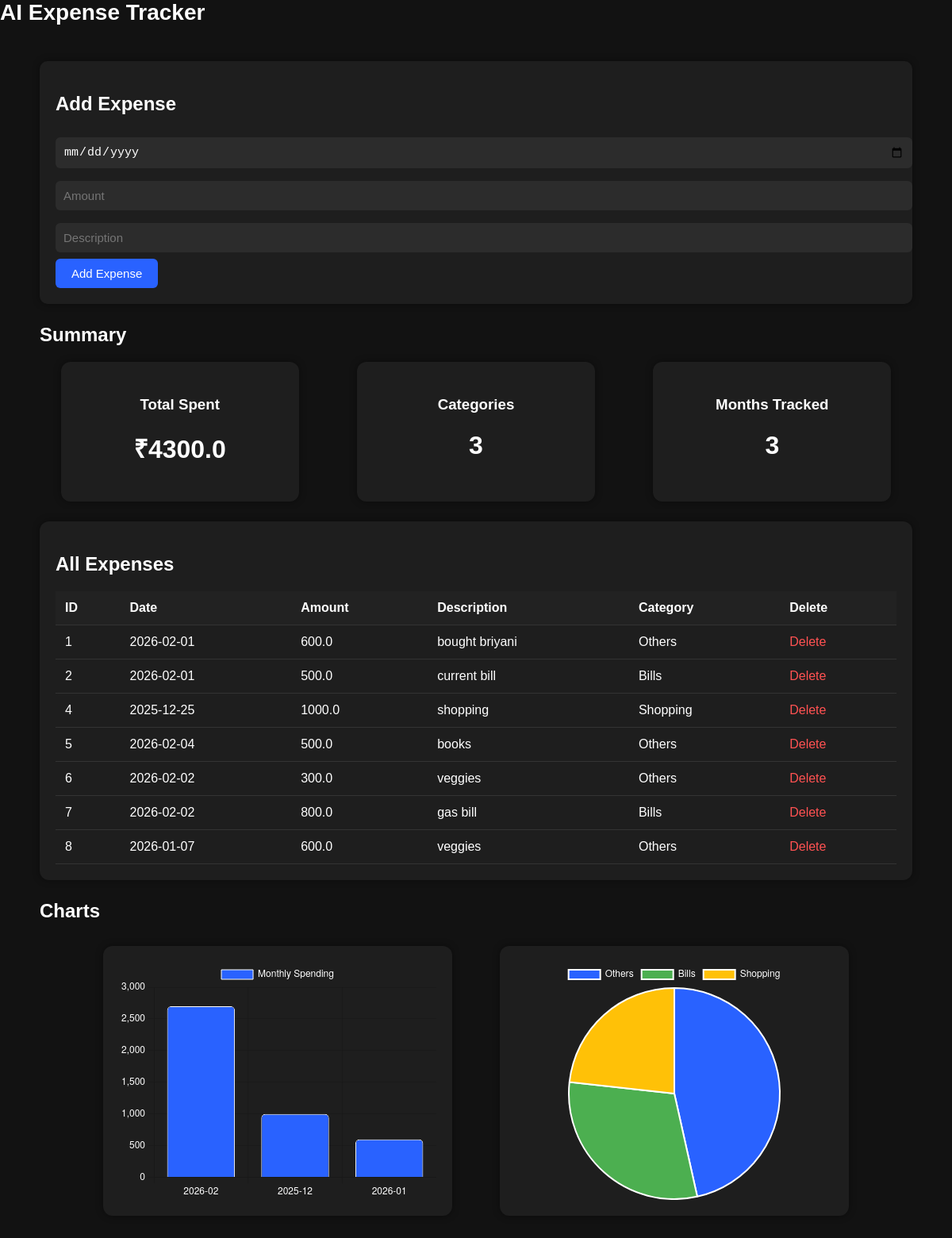
The page / on the database its author committed.
### tables this page shows
CREATE TABLE expenses (
            id INTEGER PRIMARY KEY AUTOINCREMENT,
            date TEXT,
            amount REAL,
            description TEXT,
            category TEXT
        );

### app.py (the view, shortened to what this page needs)
@app.route("/", methods=["GET", "POST"])
def home():
    expenses = get_expenses()
    monthly, category_summary = {}, {}
    for e in expenses:
        date = e[1]
        amount = float(e[2])
        cat = e[4]
        month = date[:7]
        monthly[month] = monthly.get(month, 0) + amount
        category_summary[cat] = category_summary.get(cat, 0) + amount
    return render_template(
        "index.html",
        expenses=expenses,
        monthly=monthly,
        category_summary=category_summary
    )

### database.py (called while the page is built)
def get_expenses():
    conn = sqlite3.connect("expenses.db")
    c = conn.cursor()
    c.execute("SELECT * FROM expenses")
    data = c.fetchall()
    conn.close()
    return data

### templates/index.html (shortened to what this page needs)
<!DOCTYPE html>
<html>
<head>
    <link rel="stylesheet" href="/static/style.css">
</head>
<body>
<div class="header">
    <h1>AI Expense Tracker</h1>
</div>
<div class="container">
    <div class="form-card">
        <h2>Add Expense</h2>
        <form method="POST">
            <input type="date" name="date" required>
            <input type="number" name="amount" placeholder="Amount" required>
            <input type="text" name="description" placeholder="Description" required>
            <button type="submit">Add Expense</button>
        </form>
    </div>
    <h2 class="section-title">Summary</h2>
    <div class="summary-row">
        <div class="summary-card">
            <h3>Total Spent</h3>
            <h1>₹{{ expenses | sum(attribute='2') }}</h1>
        </div>
        <div class="summary-card">
            <h3>Categories</h3>
            <h1>{{ category_summary | length }}</h1>
        </div>
        <div class="summary-card">
            <h3>Months Tracked</h3>
            <h1>{{ monthly | length }}</h1>
        </div>
    </div>
    <div class="table-card">
        <h2>All Expenses</h2>
        <table>
            <tr>
                <th>ID</th>
                <th>Date</th>
                <th>Amount</th>
                <th>Description</th>
                <th>Category</th>
                <th>Delete</th>
            </tr>
            {% for e in expenses %}
            <tr>
                <td>{{ e[0] }}</td>
                <td>{{ e[1] }}</td>
                <td>{{ e[2] }}</td>
                <td>{{ e[3] }}</td>
                <td>{{ e[4] }}</td>
                <td><a href="/delete/{{ e[0] }}" style="color:#FF5252;">Delete</a></td>
            </tr>
            {% endfor %}
        </table>
    </div>
    <h2 class="section-title">Charts</h2>
    <div class="charts-row">
        <div class="chart-box">
            <canvas id="bar"></canvas>
        </div>
        <div class="chart-box">
            <canvas id="pie"></canvas>
        </div>
    </div>
</div>
<script>
    const monthlyLabels = {{ monthly.keys() | list | tojson }};
    const monthlyValues = {{ monthly.values() | list | tojson }};
    const catLabels = {{ category_summary.keys() | list | tojson }};
    const catValues = {{ category_summary.values() | list | tojson }};
    // BAR CHART
    new Chart(document.getElementById("bar"), {
        type: "bar",
        data: {
            labels: monthlyLabels,
            datasets: [{
                label: "Monthly Spending",
                data: monthlyValues,
                backgroundColor: "#2962FF",
                borderColor: "#FFFFFF",
                borderWidth: 1,
                borderRadius: 5
            }]
        },
        options: {
            responsive: true,
            maintainAspectRatio: false,
            plugins: {
                legend: { labels: { color: "white" } }
            },
            scales: {
                x: { ticks: { color: "white" }},
                y: { ticks: { color: "white" }}
            }
        }
    });
    // PIE CHART
    new Chart(document.getElementById("pie"), {
        type: "pie",
        data: {
            labels: catLabels,
            datasets: [{
                data: catValues,
                backgroundColor: [
                    "#2962FF",
                    "#4CAF50",
                    "#FFC107",
                    "#FF5252",
                    "#9575CD"
                ]
            }]
        },
        options: {
            responsive: true,
            maintainAspectRatio: false,
            plugins: {
                legend: { labels: { color: "white" } }
            }
        }
    });
</script>
</body>
</html>

### static/style.css (style rules this page uses)
body { margin: 0; padding: 0; font-family: "Montserrat", sans-serif; background: #121212; color: #ffffff; }
.container { max-width: 1100px; margin: auto; padding: 20px; }
.header { display: flex; justify-content: space-between; align-items: center; margin-bottom: 25px; }
.header h1 { margin: 0; font-size: 28px; font-weight: bold; }
.form-card { background: #1e1e1e; padding: 20px; border-radius: 10px; margin-bottom: 25px; box-shadow: 0 0 10px rgba(0,0,0,0.4); }
input { width: 100%; padding: 10px; margin: 8px 0; border-radius: 6px; border: none; outline: none; background: #2c2c2c; color: white; font-size: 15px; }
button { padding: 10px 20px; background: #2962ff; border: none; color: white; cursor: pointer; border-radius: 6px; font-size: 15px; }
.summary-row { display: flex; justify-content: space-around; gap: 20px; flex-wrap: wrap; margin-bottom: 25px; }
.summary-card { background: #1e1e1e; padding: 25px; width: 250px; text-align: center; border-radius: 12px; box-shadow: 0 0 10px rgba(0,0,0,0.4); }
.table-card { background: #1e1e1e; padding: 20px; border-radius: 12px; box-shadow: 0 0 10px rgba(0,0,0,0.4); margin-bottom: 25px; }
table { width: 100%; border-collapse: collapse; margin-top: 15px; }
th, td { padding: 12px; border-bottom: 1px solid #333; text-align: left; }
th { background: #222; }
.chart-box { width: 400px; height: 300px; background: #1e1e1e; padding: 20px; border-radius: 12px; margin: 10px; box-shadow: 0 0 10px rgba(0,0,0,0.4); }
.charts-row { display: flex; justify-content: center; align-items: center; gap: 40px; flex-wrap: wrap; margin-top: 20px; }
a { color: #64b5f6; text-decoration: none; }

### rows shown on the page
expenses: id "1", date "2026-02-01", amount "600.0", description "bought briyani", category "Others"
expenses: id "2", date "2026-02-01", amount "500.0", description "current bill", category "Bills"
expenses: id "4", date "2025-12-25", amount "1000.0", description "shopping", category "Shopping"
expenses: id "5", date "2026-02-04", amount "500.0", description "books", category "Others"
expenses: id "6", date "2026-02-02", amount "300.0", description "veggies", category "Others"
expenses: id "7", date "2026-02-02", amount "800.0", description "gas bill", category "Bills"
expenses: id "8", date "2026-01-07", amount "600.0", description "veggies", category "Others"

### other values the page prints
{{ expenses | sum(attribute='2') }} "4300.0"
{{ category_summary | length }} "3"
{{ monthly | length }} "3"
chart data {{ monthly.keys() | list | tojson }} ["2026-02", "2025-12", "2026-01"]
chart data {{ monthly.values() | list | tojson }} [2700.0, 1000.0, 600.0]
chart data {{ category_summary.keys() | list | tojson }} ["Others", "Bills", "Shopping"]
chart data {{ category_summary.values() | list | tojson }} [2000.0, 1300.0, 1000.0]
